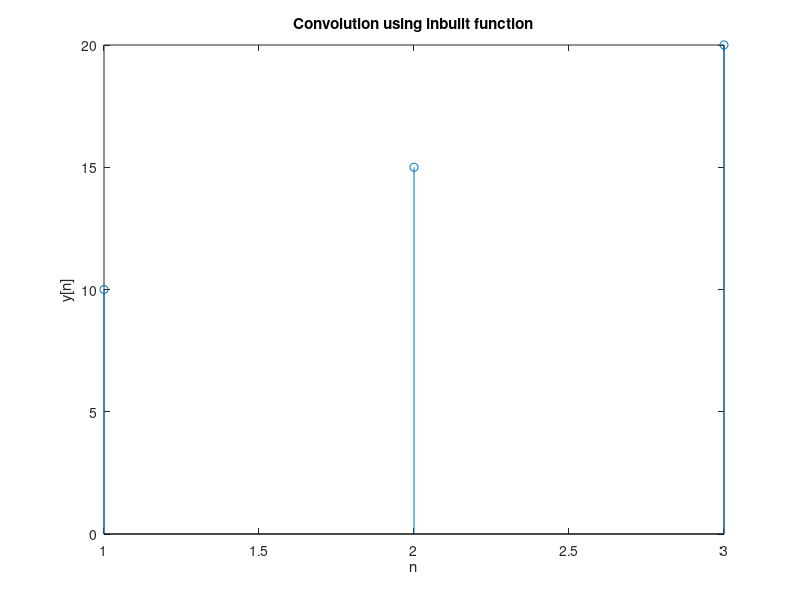

MATLAB code to generate this figure:
x=input('Enter the input sequence x[n]: ');
h=[2 3 4];
f=cconv(x,h);
disp('Output y[n] using inbuilt fn:');
disp(f);
stem(f);
title('Convolution using inbuilt function');
xlabel('n');
ylabel('y[n]'); 